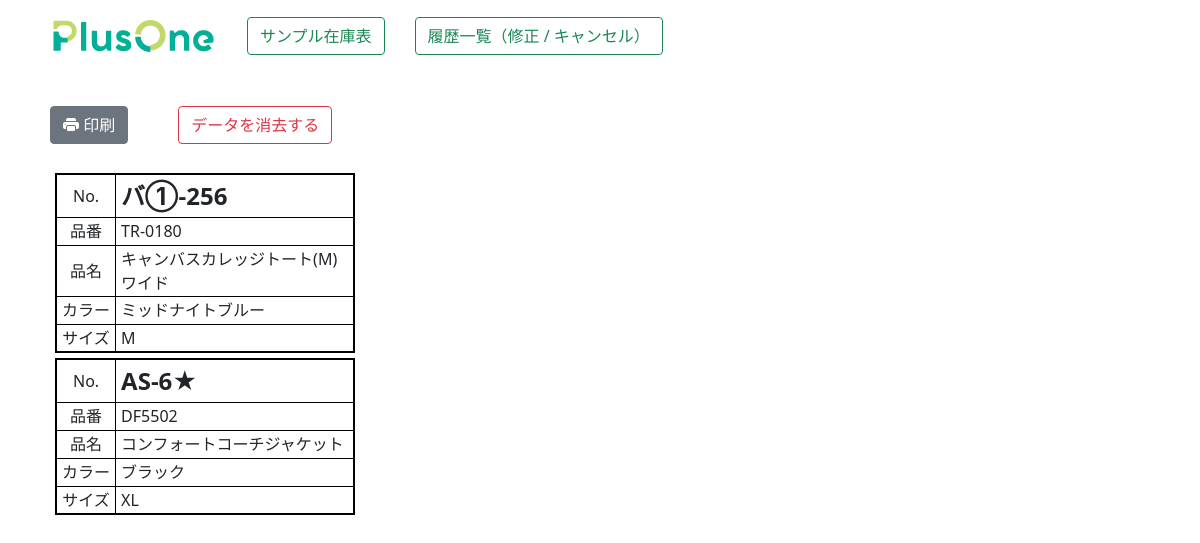
The page /zaiko2/label_print/ on the database as committed earlier.
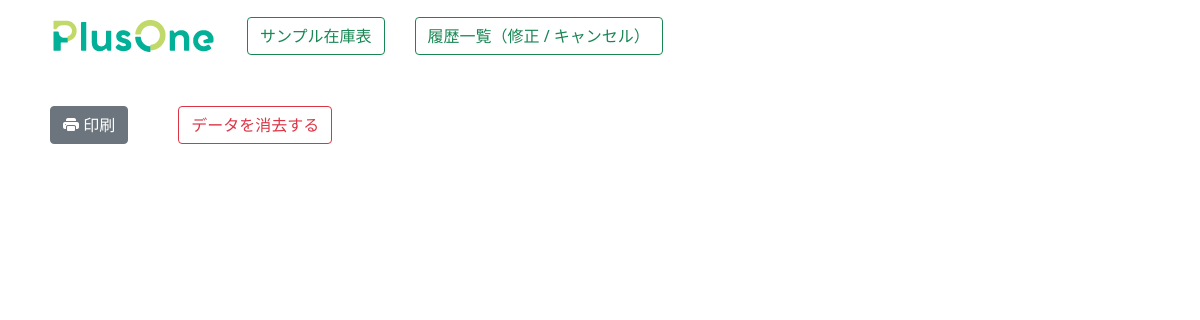
The same page on the database as committed later.
### zaiko/models.py (models this page shows, shortened)
class Label(models.Model):
    sample_num=models.CharField("サンプルNo",max_length=20)
    shouhin_num=models.CharField("商品番号",max_length=20)
    shouhin_name=models.CharField("商品名",max_length=255)
    color=models.CharField("カラー",max_length=255)
    size=models.CharField("サイズ",max_length=20)

### zaiko2/views.py (the view)
# urls.py: path('label_print/', label_print, name="label_print"),
def label_print(request):
    items=Label.objects.all()
    if items.count() > 16:
        items1=items[:8]
        items2=items[7:16]
        items3=items[15:]
        params={"items1":items1,"items2":items2,"items3":items3,"col":3}
    elif items.count() >8:
        items1=items[:8]
        items2=items[8:16]
        params={"items1":items1,"items2":items2,"col":2}
    else:
        items1=items[:8]
        params={"items1":items1,"col":1}
    kanri=0
    if request.user.username == "p1masao":
        kanri=1
    params["kanri"]=kanri
    return render(request,"zaiko2/label.html",params)

### zaiko2/templates/zaiko2/label.html (shortened to what this page needs)
{% load static %}
<!DOCTYPE html>
<html lang="ja">
<head>
    <link rel="stylesheet" href="{% static 'main.css' %}">
    <link href="https://cdn.jsdelivr.net/npm/bootstrap@5.0.2/dist/css/bootstrap.min.css" rel="stylesheet">
    <link rel="stylesheet" href="https://cdn.jsdelivr.net/npm/bootstrap-icons@1.8.0/font/bootstrap-icons.css">
</head>
<body>
    <div class="container mt-3 mb-5">
        <div style="margin: 0 auto; justify-content: center; width: 1100px;">
            {% include "zaiko/menu.html" with kanri=kanri %}
            <div class="flex2" style="margin-top: 50px;">
                <div><button type="button" class="btn btn-secondary" id="print"><i class="bi bi-printer-fill"></i> 印刷</button></div>
                <div style="margin-left: 50px;">
                    <a href="{% url 'zaiko2:label_del' %}">
                        <button type="button" class="btn btn-outline-danger" onclick="return confirm('本当に消去しますか？')" >データを消去する</button>
                    </a>
                </div>
            </div>
            <div class="flex_print mt-4">
                <div>
                    <div style="width:310px; display: inline;">
                        {% for i in items1 %}
                        <table style="width:300px;margin: 5px;border: #000000 2px solid;">
                            <tr><td style="width: 20%; height: 43px; text-align: center;">No.</td><td style="width: 80%;font-weight: bold;font-size: 1.5em;padding-left: 5px;">{{i.sample_num}}</td></tr>
                            <tr><td style="height: 28px;text-align: center;">品番</td><td style="padding-left: 5px;">{{i.shouhin_num}}</td></tr>
                            <tr><td style="height: 28px;text-align: center;">品名</td><td style="padding-left: 5px;">{{i.shouhin_name}}</td></tr>
                            <tr><td style="height: 28px;text-align: center;">カラー</td><td style="padding-left: 5px;">{{i.color}}</td></tr>
                            <tr><td style="height: 28px;text-align: center;;">サイズ</td><td style="padding-left: 5px;">{{i.size}}</td></tr>
                        </table>
                        {% endfor %}
                    </div>
                </div>
            </div>
        </div>
    </div>
</body>
</html>

Rows that differ between the two databases and show on the page:
removed Label: sample_num "バ①-256", shouhin_num "TR-0180", shouhin_name "キャンバスカレッジトート(M)ワイド", color "ミッドナイトブルー", size "M"
removed Label: sample_num "AS-6★", shouhin_num "DF5502", shouhin_name "コンフォートコーチジャケット", color "ブラック", size "XL"
